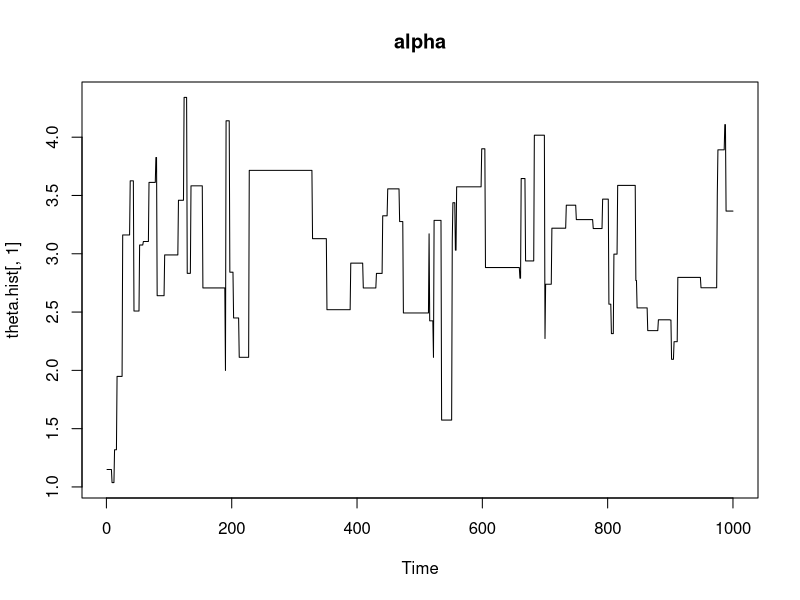
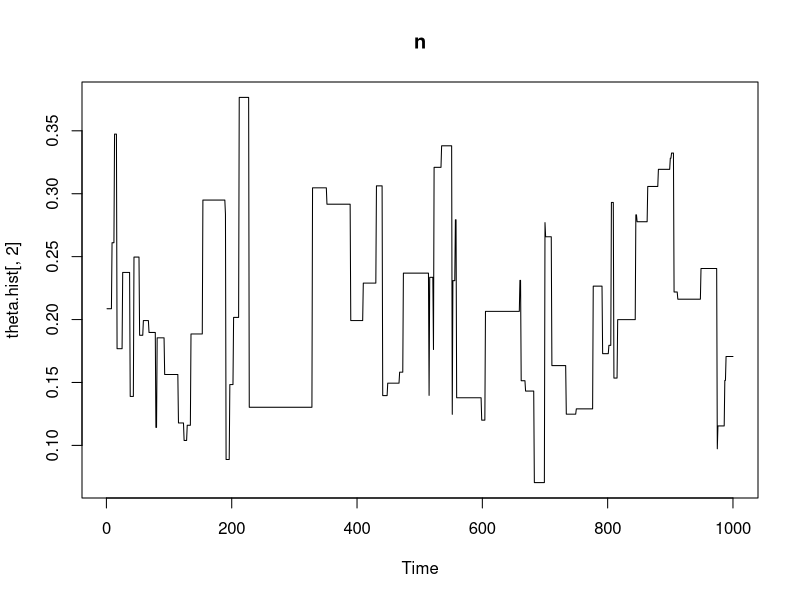
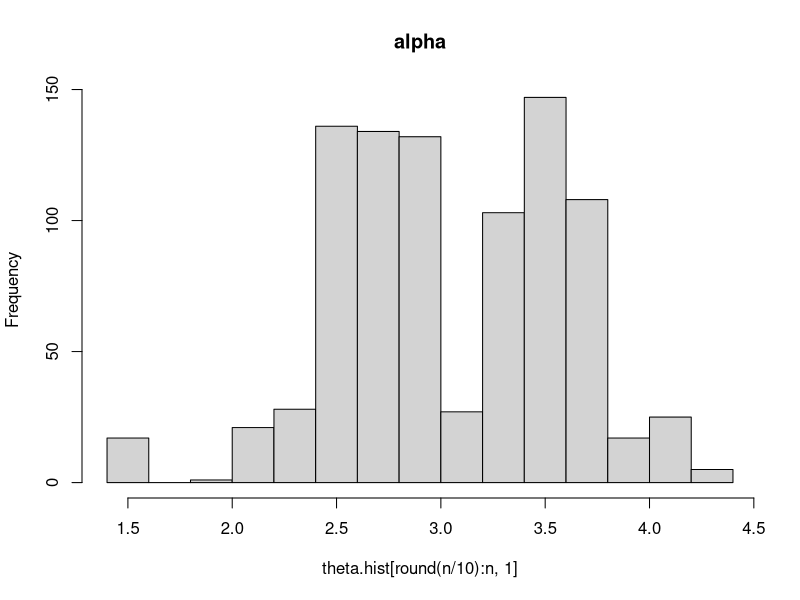
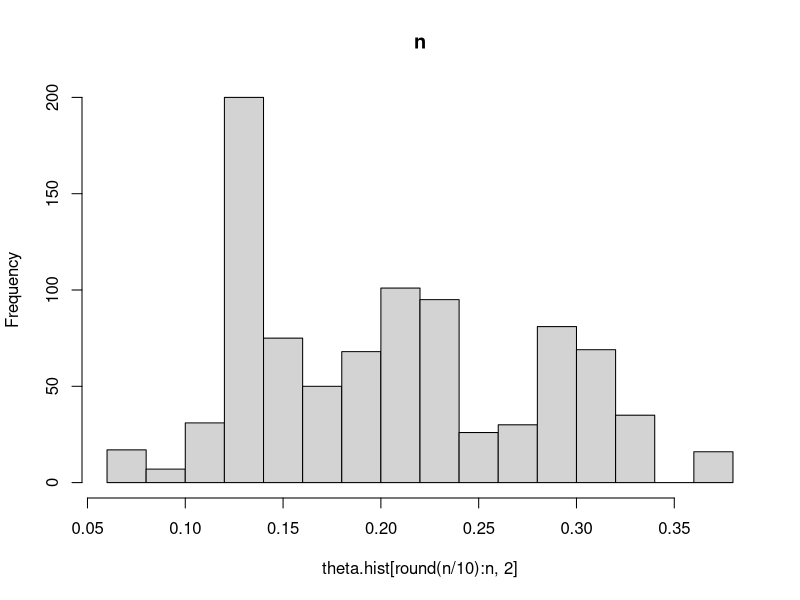
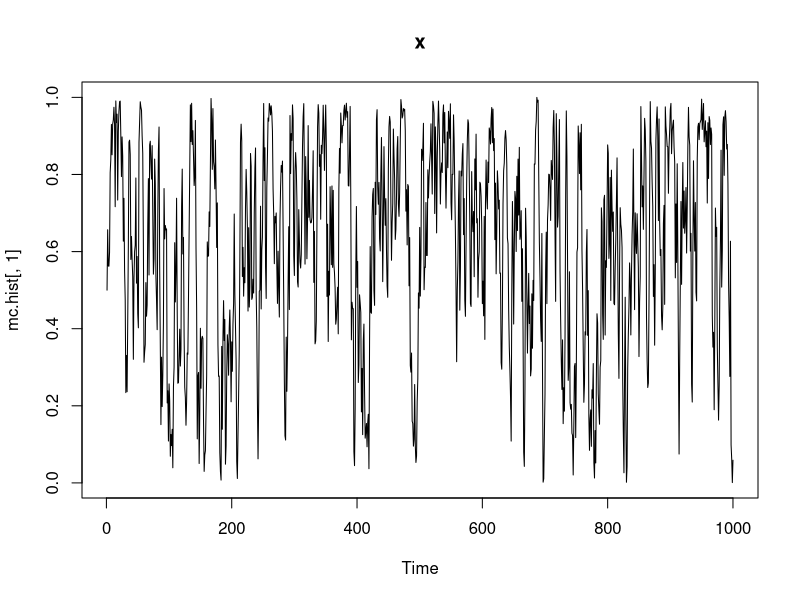
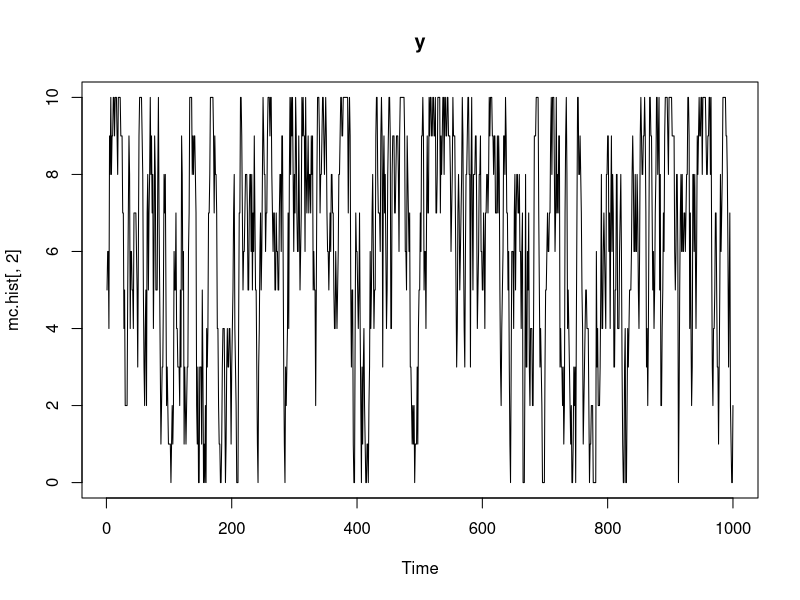
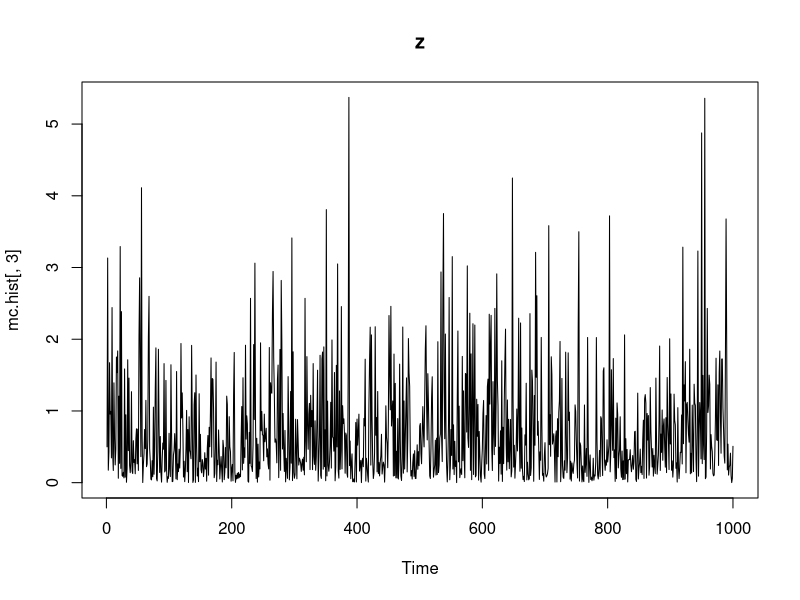

These charts were generated, in order, by the following R code:
## ---- chunk 1
M=1000

# acceptance rate:
x=c(0.56, 2.26, 1.90, 0.94, 1.40, 1.39, 1.00, 1.45, 2.32, 2.08, 0.89, 1.68)
x_prod = prod(x)
x_sum = sum(x)
alpha = function(alpha_prev, n_prev, alpha_aft, n_aft, c, beta){
  num1 = alpha_aft^12*n_aft^(beta+11)*(x_prod)^(alpha_aft-1)*exp(sum(-n_aft*x^alpha_aft) -alpha_aft-c*n_aft)
  den1 = alpha_prev^12*n_prev^(beta+11)*(x_prod)^(alpha_prev-1)*exp(sum(-n_prev*x^alpha_prev) -alpha_prev-c*n_prev)
  num2 = 1/(alpha_aft*n_aft)*exp(-alpha_prev/alpha_aft-n_prev/n_aft)
  den2 = 1/(alpha_prev*n_prev)*exp(-alpha_aft/alpha_prev-n_aft/n_prev)
  num1/den1*num2/den2
}

markov.next = function(theta){
  alpha.aft= rexp(1,1/theta[1])
  n.aft = rexp(1,1/theta[2])
  c(alpha.aft, n.aft)
}


# initialize some value for c and beta
beta=1
c=10

theta = c(1,1)
theta.hist = matrix(0, nrow = M, ncol = 2)
for (i in 1:M){
  new = markov.next(theta)
  acc.rate = alpha(theta[1], theta[2], new[1], new[2], c, beta)
  
  r = runif(1)
  if (acc.rate>r){
    theta.hist[i,]=new
    theta = new
  }else{
    theta.hist[i,]=theta
  }
  
}
theta.hist = na.omit(theta.hist)

n=nrow(theta.hist)
n
ts.plot(theta.hist[,1], main = 'alpha')
ts.plot(theta.hist[,2], main = 'n')

hist(theta.hist[round(n/10):n,1], main='alpha')
hist(theta.hist[round(n/10):n,2], main='n')
# we just use the last 9/10 of approximate, as the first are depending on the initial values of theta 
alpha.hat = mean(theta.hist[round(n/10):n,1])
n.hat = mean(theta.hist[round(n/10):n,2])

alpha.hat
n.hat


#95% confidence interval:
#sigma hat
alpha.se = sd(theta.hist[round(n/10):n,1])/sqrt(9/10*n)
n.se = sd(theta.hist[round(n/10):n,2])/sqrt(9/10*n)
alpha.se
n.se

alpha.ci = alpha.hat + c(1,-1)*alpha.se*1.96
n.ci = n.hat + c(1,-1)*n.se*1.96
alpha.ci
n.ci

getmode <- function(v) {
   uniqv <- unique(v)
   uniqv[which.max(tabulate(match(v, uniqv)))]
}


getmode(round(theta.hist[round(n/10):n,1],1 ) )
getmode(round(theta.hist[round(n/10):n,2],1))
## ---- chunk 2
# generate x from y z

M=1000

getx = function(x,y,z){
  rbeta(1,y+z+1, 11-y)
}

gety = function(x,y,z){
  rbinom(1,10,x)
}




getz = function(x,y,z){
  for (i in 1:M){
    newz = rexp(1, 1/z)
    alpha = (exp(-1)*x)^(newz-z)  / dexp(newz, 1/z)* dexp(z, 1/newz)
    if (runif(1) < alpha){
      z = newz
    }
  }
  z
}


mc.hist = matrix(0, nrow = M, ncol = 3)
mc.hist[1,]= c(0.5,5,0.5)
for (i in 1:(M-1)){
  mc.hist[i+1,1] = getx(mc.hist[i,1], mc.hist[i,2], mc.hist[i,3])
  mc.hist[i+1,2] = gety(mc.hist[i+1,1], mc.hist[i,2], mc.hist[i,3])
  mc.hist[i+1,3] = getz(mc.hist[i+1,1], mc.hist[i+1,2], mc.hist[i,3])
}

n = nrow(mc.hist)

ts.plot(mc.hist[,1],main='x')
ts.plot(mc.hist[,2],main='y')
ts.plot(mc.hist[,3],main='z')


#d  with our chain, just calculate z^2*y^3*exp(-x^2) for each iteration, then get the average

x=mc.hist[400:n,1]
y=mc.hist[400:n,2]
z=mc.hist[400:n,3]
mean(z^2*y^3*exp(-x^2))

